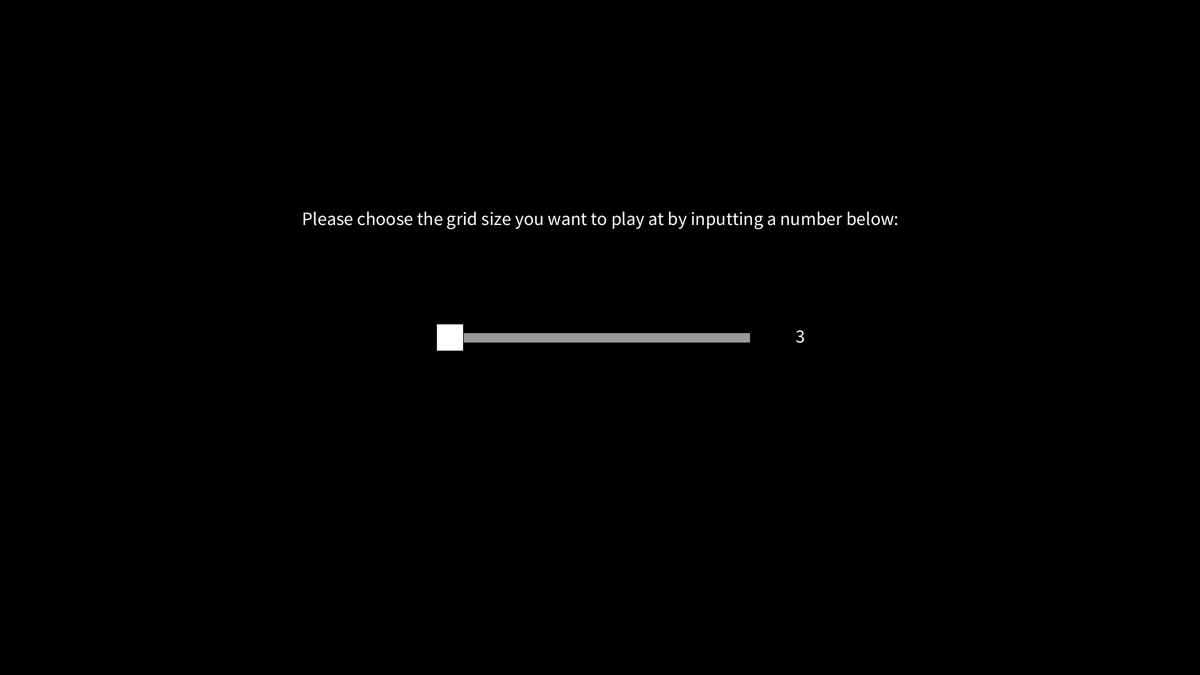
Frame 1 (no input)
Frame 60 (the mouse pressed at the canvas centre just before this capture): identical to frame 1, image omitted
Frame 120 (the mouse held since frame 60 and released just before this capture): identical to frame 1, image omitted

The Processing sketch that drew this single still picture (run headless with seeded random() and noise(); from frame 60 on, the mouse is pressed at the canvas centre):

// Processing sketch: TicTacToe
// ── TicTacToe.pde
int[] grid;

StartMenu startMenu = new StartMenu();

// Screen size
final static int SIZE_X = 1920;
final static int SIZE_Y = 1080;

void setup()
{
    size(1920, 1080);
    rectMode(CENTER);
    textAlign(CENTER);
}

void draw()
{
    startMenu.Display();
}

void mousePressed()
{
    startMenu.mousePressed();
}

void mouseReleased()
{
    startMenu.mouseReleased();
}



// ── Circle.pde
class Circle
{
    
}
// ── Cross.pde
class Cross
{
    
}
// ── StartMenu.pde
class StartMenu
{
    // Define minimum and maximum grid size possible.
    int gridSizeMin = 3;
    int gridSizeMax = 10;

    // Create a reference to our Style class and create a slider
    Style style = new Style();
    Slider slider = new Slider(SIZE_X / 2, SIZE_Y / 2, gridSizeMin, gridSizeMax);

    // Renders everything in our start menu
    void Display()
    {
        background(0);
        fill(255);
        textSize(style.fontSize);
        text("Please choose the grid size you want to play at by inputting a number below:", SIZE_X / 2, SIZE_Y / 3);
        slider.Display();
    }

    // Called by TicTacToe's mousePressed()
    void mousePressed()
    {
        slider.mousePressed();
    }

    // Called by TicTacToe's mouseReleased()
    void mouseReleased()
    {
        slider.mouseReleased();
    }

    // A slider consists of a slider bar and an indicator
    // It is used to set a value between a minimum and maximum value by a UI element.
    class Slider
    {
        Style style = new Style();

        // Positions, width and height of the slider bar
        float x, y, w, h;

        // The slider has a (minimum/maximum) value, which defaults to the minimum value
        float value, sliderMin, sliderMax;
        
        // Indicates where the slider bar starts and ends
        float sliderMinX, sliderMaxX;

        // Indicator on the slider bar
        Indicator indicator;

        // Stores whether mouse button is still down after a click on indicator
        Boolean clicked = false;
        
        // Constructor function for Slider
        Slider(float _x, float _y, float _sliderMin, float _sliderMax)
        {
            w = SIZE_X / style.rSliderWidth;
            h = SIZE_Y / style.rSliderHeight;
            x = _x;
            y = _y;

            sliderMin = _sliderMin;
            sliderMax = _sliderMax;
            value = sliderMin;

            indicator = new Indicator(x - w / 2, x + w / 2, y, style.rSliderValueHeight);
        }

        // Handles mousePressed events
        void mousePressed()
        {
            if (indicator.CheckClick(mouseX, mouseY))
            {
                // Clicked on indicator
                clicked = true;
            }
        }

        // Handles mosueReleased events
        void mouseReleased()
        {
            // No longer clicking
            clicked = false;
        }

        // Displays the slider bar and it's indicator
        void Display()
        {
            // Display value in text
            fill(style.sliderValueColor);
            text(String.format("%d", GetValue()), x + w / 1.5, y + h / 2);
            // If indicator was clicked and mouse is still down, 
            // move the slider and set the new value.
            if (clicked)
            {
                indicator.x = constrain(mouseX, indicator.xMin, indicator.xMax);
                value = GetValue();
            }
            // Draw the slider bar
            fill(style.sliderBarColor);
            rect(x, y, w, h);
            // Draw the indicator
            fill(style.sliderIndicatorColor);
            indicator.Display();
            
        }

        // Determines at what value the slider is set at
        int GetValue()
        {
            // Gets the distance from the indicator to the start of the slider bar
            float dist = indicator.x - indicator.xMin;
            // Determine how far along the slider bar we're positioned
            float percentage = dist / w;
            // Return the corresponding value
            return int(sliderMin + percentage * (sliderMax - sliderMin));
        }

        // Indicator to set the slider to a certain value.
        class Indicator
        {
            // Indicator has an x and y pos and a height
            float x, y, h;
            // Indicator can't go past xMin and xMax
            float xMin, xMax;

            Indicator(float _xMin, float _xMax, float _y, float _h)
            {
                xMin = _xMin;
                xMax = _xMax;
                x = xMin;
                y = _y;
                h = _h;
            }

            void Display()
            {
                rect(x, y, h, h);
            }

            // Returns true if this indicator has been clicked, false otherwise.
            Boolean CheckClick(float mouseX, float mouseY)
            {
                float distX = abs(mouseX - x);
                float distY = abs(mouseY - y);

                if (distX <= style.rSliderValueHeight / 2 && distY <= style.rSliderValueHeight / 2)
                {
                    return true;
                }
                return false;
            }
        }

        // Contains styling settings for the sliderbar and indicator
        class Style
        {
            color sliderIndicatorColor = 255;
            color sliderBarColor = color(153, 153, 153);
            color sliderValueColor = 255;

            // Relative (r) heights and widths
            // rExampleName would be used as: (SIZE_X or SIZE_Y) / rEXampleName
            int rSliderHeight = 64;
            int rSliderWidth = 4;
            float rSliderValueHeight = rSliderHeight / 1.5;
        }
    }

    class Style
    {
        int fontSize = 30;
    }

}
// ── Tile.pde
// Tiles have three types: 0 for blank, 1 for cross, 2 for circle.
class Tile
{
    int type = 0;

    float x, y, w;

    Tile(int _type, float _x, float _y, float _w)
    {
        type = _type;
        x = _x;
        y = _y;
        w = _w;
    }

    int fillcolor = 255;

    void Display()
    {
        fill(GetColor());
        rect(x,y,w,w);
    }

    // Returns true if this tile has been clicked, false otherwise.
    Boolean CheckClick(float mouseX, float mouseY)
    {
        float w_half = w / 2;
        float distX = abs(mouseX - x - w_half);
        float distY = abs(mouseY - y - w_half);

        if (distX <= w_half && distY <= w_half)
        {
            return true;
        }
        return false;
    }

    color GetColor()
    {   
        switch(type)
        {
            case 1:
                return color(255, 0, 0);
            case 2:
                return color(0, 0, 255);
            default:
                return 255;
        }
    }

    int ChangeType(int currentPlayerType)
    {
        if (type == 0)
        {
            return type = currentPlayerType;
        }
        return 0;
    }
}
